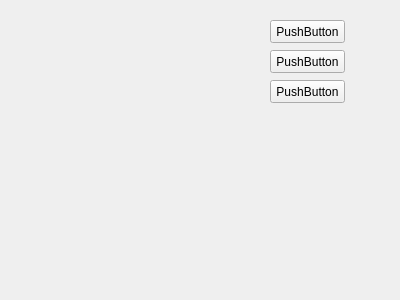
<?xml version="1.0" encoding="UTF-8"?>
<ui version="4.0">
 <class>Form</class>
 <widget class="QWidget" name="Form">
  <property name="geometry">
   <rect>
    <x>0</x>
    <y>0</y>
    <width>400</width>
    <height>300</height>
   </rect>
  </property>
  <property name="windowTitle">
   <string>Form</string>
  </property>
  <widget class="QPushButton" name="pushButton">
   <property name="geometry">
    <rect>
     <x>270</x>
     <y>20</y>
     <width>75</width>
     <height>23</height>
    </rect>
   </property>
   <property name="text">
    <string>PushButton</string>
   </property>
  </widget>
  <widget class="QPushButton" name="pushButton_2">
   <property name="geometry">
    <rect>
     <x>270</x>
     <y>50</y>
     <width>75</width>
     <height>23</height>
    </rect>
   </property>
   <property name="text">
    <string>PushButton</string>
   </property>
  </widget>
  <widget class="QPushButton" name="pushButton_3">
   <property name="geometry">
    <rect>
     <x>270</x>
     <y>80</y>
     <width>75</width>
     <height>23</height>
    </rect>
   </property>
   <property name="text">
    <string>PushButton</string>
   </property>
  </widget>
 </widget>
 <resources/>
 <connections/>
</ui>
